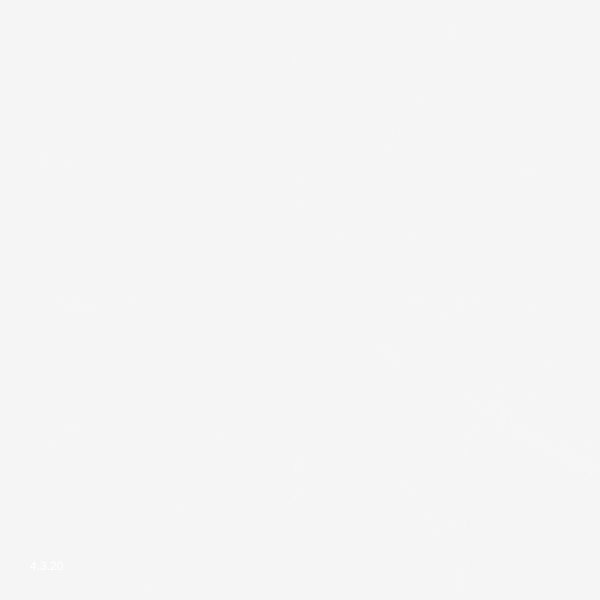
Frame 1 (no input)
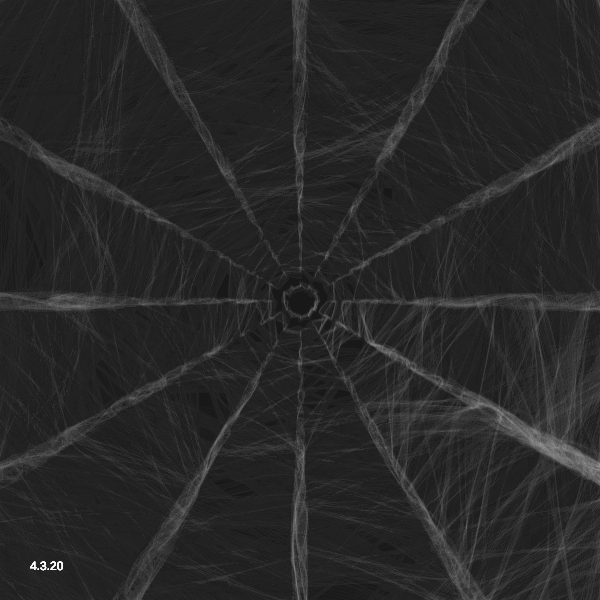
Frame 60 (no input)
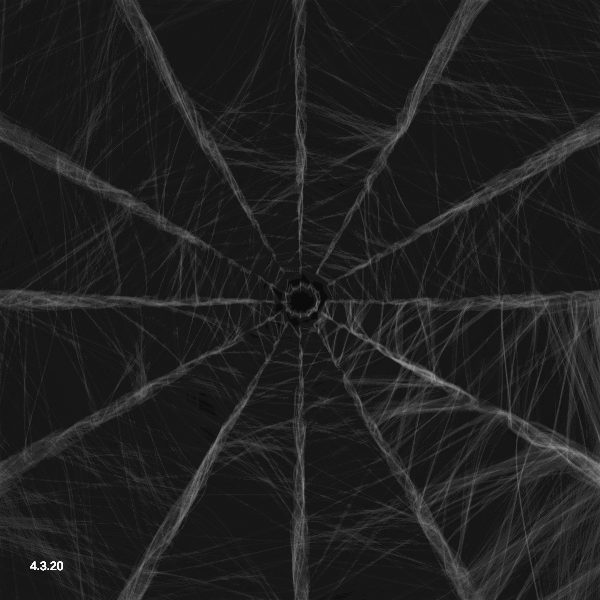
Frame 120 (the mouse pressed at the canvas centre since frame 60)

The p5.js sketch that drew these frames (run headless with seeded random() and noise() and a simulated clock; from frame 60 on, the mouse is pressed at the canvas centre):

// p5.js sketch
// ── sketch.js
// By Roni Kaufman

let kMax;
let step;
let n = 40; // number of blobs
let radius = 0; // diameter of the circle
let inter = 4; // difference between the sizes of two blobs
let maxNoise = 1000;
let lapse = 0;    // timer
let noiseProg = (x) => (x);
let min =3;

var alphaVal = 100;

function setup() {
  min = minute();
  createCanvas(600, 600);
  angleMode(DEGREES);
  noFill();
  //noLoop();
  kMax = random(0.6, 1.0);
  step = 0.01;
  // noStroke();
}

function draw() {
  background(0, 10);

  let t = frameCount/100;
  for (let i = n; i > 0; i--) {
    let alpha = pow(1 - noiseProg(i / n), 3);
    let size = radius + i * inter;
    let k = kMax * sqrt(i);
    let noisiness = maxNoise * noiseProg(i / n);  
    noFill();

    strokeWeight(0.05);
    stroke(255, alphaVal);
    blob(size, width/2, height/2, k, t - i * step, noisiness);
    blob(size, width/2, height/2, k, t - i * step - 10, noisiness);
    blob(size, width/2, height/2, k, t - i * step - 20, noisiness);
     }
  fill(255)
  noStroke();
  text("4.3.20", 30, height -30);
}

function blob(size, xCenter, yCenter, k, t, noisiness) {
  beginShape();
  let angleStep = 360 / 12;
  for (let theta = 0; theta <= 360 + 2 * angleStep; theta += angleStep) {
    let r1, r2;
    r1 = cos(theta)+1;
    r2 = sin(theta)+1;
    r3 = cos(theta)+2;
    r4 = sin(theta)+2;
    let r = size + noise(k * r1,  k * r2, t) * noisiness;
    let r5 = size + noise(k * r3,  k * r4, t) * noisiness;

    let x = xCenter + r * cos(theta) + random(1);
    let y = yCenter + r * sin(theta) + random(3);;
    let x1 = xCenter + r5 * cos(theta) + random(1);
    let y1 = yCenter + r5 * sin(theta) + random(3);
    curveVertex(x, y);
    curveVertex(x1, y1);
  }
  endShape();
}
